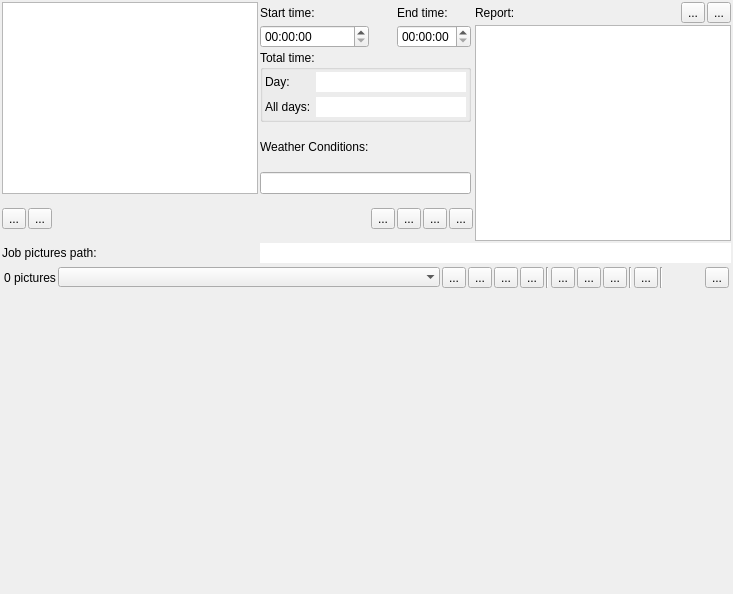
      <widget class="QWidget" name="tabDesign3">
       <attribute name="title">
        <string>Design3</string>
       </attribute>
       <layout class="QVBoxLayout" name="verticalLayout_27">
        <property name="spacing">
         <number>2</number>
        </property>
        <property name="leftMargin">
         <number>2</number>
        </property>
        <property name="topMargin">
         <number>2</number>
        </property>
        <property name="rightMargin">
         <number>2</number>
        </property>
        <property name="bottomMargin">
         <number>2</number>
        </property>
        <item>
         <widget class="QFrame" name="frmJobInfo_2">
          <property name="frameShape">
           <enum>QFrame::NoFrame</enum>
          </property>
          <property name="frameShadow">
           <enum>QFrame::Plain</enum>
          </property>
          <property name="lineWidth">
           <number>3</number>
          </property>
          <property name="midLineWidth">
           <number>0</number>
          </property>
          <layout class="QGridLayout" name="gLayoutJobExtraInfo" rowstretch="1,0,0,0,0,0,0,0,0,0" columnstretch="0,0,0,0,0,0,0,0,0">
           <property name="leftMargin">
            <number>0</number>
           </property>
           <property name="topMargin">
            <number>0</number>
           </property>
           <property name="rightMargin">
            <number>0</number>
           </property>
           <property name="bottomMargin">
            <number>0</number>
           </property>
           <property name="spacing">
            <number>2</number>
           </property>
           <item row="2" column="2" colspan="3">
            <widget class="QGroupBox" name="grpJobTotalTime">
             <property name="title">
              <string>Total time:</string>
             </property>
             <property name="flat">
              <bool>true</bool>
             </property>
             <layout class="QGridLayout" name="gridLayout_4" rowstretch="0,0,0" columnstretch="0,0">
              <property name="sizeConstraint">
               <enum>QLayout::SetNoConstraint</enum>
              </property>
              <property name="leftMargin">
               <number>2</number>
              </property>
              <property name="topMargin">
               <number>2</number>
              </property>
              <property name="rightMargin">
               <number>2</number>
              </property>
              <property name="bottomMargin">
               <number>2</number>
              </property>
              <property name="spacing">
               <number>5</number>
              </property>
              <item row="0" column="0">
               <widget class="QLabel" name="lblJobDayTime">
                <property name="text">
                 <string>Day:</string>
                </property>
               </widget>
              </item>
              <item row="2" column="0">
               <widget class="QLabel" name="lblJobAllDaysTime">
                <property name="text">
                 <string>All days:</string>
                </property>
               </widget>
              </item>
              <item row="2" column="1">
               <widget class="vmLineEdit" name="txtJobTotalAllDaysTime">
                <property name="sizePolicy">
                 <sizepolicy hsizetype="Expanding" vsizetype="Fixed">
                  <horstretch>0</horstretch>
                  <verstretch>0</verstretch>
                 </sizepolicy>
                </property>
                <property name="minimumSize">
                 <size>
                  <width>150</width>
                  <height>0</height>
                 </size>
                </property>
                <property name="frame">
                 <bool>false</bool>
                </property>
                <property name="readOnly">
                 <bool>true</bool>
                </property>
               </widget>
              </item>
              <item row="0" column="1">
               <widget class="vmLineEdit" name="txtJobTotalDayTime">
                <property name="sizePolicy">
                 <sizepolicy hsizetype="Expanding" vsizetype="Fixed">
                  <horstretch>0</horstretch>
                  <verstretch>0</verstretch>
                 </sizepolicy>
                </property>
                <property name="minimumSize">
                 <size>
                  <width>150</width>
                  <height>0</height>
                 </size>
                </property>
                <property name="frame">
                 <bool>false</bool>
                </property>
                <property name="readOnly">
                 <bool>false</bool>
                </property>
               </widget>
              </item>
             </layout>
            </widget>
           </item>
           <item row="0" column="6">
            <widget class="QLabel" name="lblJobReport">
             <property name="text">
              <string>Report:</string>
             </property>
            </widget>
           </item>
           <item row="7" column="1">
            <widget class="QLabel" name="lblJobPictures">
             <property name="text">
              <string>Job pictures path:</string>
             </property>
            </widget>
           </item>
           <item row="0" column="4">
            <widget class="QLabel" name="lblJobEndTime">
             <property name="maximumSize">
              <size>
               <width>16777215</width>
               <height>16777215</height>
              </size>
             </property>
             <property name="text">
              <string>End time:</string>
             </property>
            </widget>
           </item>
           <item row="1" column="4">
            <widget class="vmTimeEdit" name="timeJobEnd"/>
           </item>
           <item row="5" column="1" rowspan="2" colspan="5">
            <widget class="QFrame" name="frmJobReportControls">
             <property name="frameShape">
              <enum>QFrame::NoFrame</enum>
             </property>
             <property name="frameShadow">
              <enum>QFrame::Plain</enum>
             </property>
             <layout class="QHBoxLayout" name="horizontalLayout_13">
              <property name="spacing">
               <number>2</number>
              </property>
              <property name="leftMargin">
               <number>0</number>
              </property>
              <property name="topMargin">
               <number>2</number>
              </property>
              <property name="rightMargin">
               <number>0</number>
              </property>
              <property name="bottomMargin">
               <number>2</number>
              </property>
              <item>
               <widget class="QToolButton" name="btnJobPrevDay">
                <property name="toolTip">
                 <string>Select previous day, if available</string>
                </property>
                <property name="text">
                 <string>...</string>
                </property>
                <property name="icon">
                 <iconset theme="go-previous">
                  <normaloff>.</normaloff>.</iconset>
                </property>
               </widget>
              </item>
              <item>
               <widget class="QToolButton" name="btnJobNextDay">
                <property name="toolTip">
                 <string>Select nect day, if available</string>
                </property>
                <property name="text">
                 <string>...</string>
                </property>
                <property name="icon">
                 <iconset theme="go-next">
                  <normaloff>.</normaloff>.</iconset>
                </property>
               </widget>
              </item>
              <item>
               <widget class="vmDateEdit" name="dteJobAddDate" native="true">
                <property name="sizePolicy">
                 <sizepolicy hsizetype="MinimumExpanding" vsizetype="Preferred">
                  <horstretch>0</horstretch>
                  <verstretch>0</verstretch>
                 </sizepolicy>
                </property>
               </widget>
              </item>
              <item>
               <widget class="QToolButton" name="btnJobAddDay">
                <property name="maximumSize">
                 <size>
                  <width>16777215</width>
                  <height>16777215</height>
                 </size>
                </property>
                <property name="toolTip">
                 <string>Add another day to job. Set the desired date in the calendar beside this button</string>
                </property>
                <property name="text">
                 <string>...</string>
                </property>
                <property name="icon">
                 <iconset resource="resources.qrc">
                  <normaloff>:/resources/browse-controls/add.png</normaloff>:/resources/browse-controls/add.png</iconset>
                </property>
               </widget>
              </item>
              <item>
               <widget class="QToolButton" name="btnJobEditDay">
                <property name="maximumSize">
                 <size>
                  <width>16777215</width>
                  <height>16777215</height>
                 </size>
                </property>
                <property name="toolTip">
                 <string>Change the current date for the selected day entry in the list. The date must not be in use by another day entry.</string>
                </property>
                <property name="text">
                 <string>...</string>
                </property>
                <property name="icon">
                 <iconset resource="resources.qrc">
                  <normaloff>:/resources/browse-controls/edit.png</normaloff>:/resources/browse-controls/edit.png</iconset>
                </property>
               </widget>
              </item>
              <item>
               <widget class="QToolButton" name="btnJobDelDay">
                <property name="toolTip">
                 <string>Remove the selected date from the list. While the change is not saved it is possible to undo this operation. Select the strikedthrough item from the list and press the button just next to this one.</string>
                </property>
                <property name="text">
                 <string>...</string>
                </property>
                <property name="icon">
                 <iconset resource="resources.qrc">
                  <normaloff>:/resources/browse-controls/remove.png</normaloff>:/resources/browse-controls/remove.png</iconset>
                </property>
               </widget>
              </item>
              <item>
               <widget class="QToolButton" name="btnJobCancelDelDay">
                <property name="toolTip">
                 <string>Deselect the strikedthrough item from the days list, canceling its removal. Only before saving the changes.</string>
                </property>
                <property name="text">
                 <string>...</string>
                </property>
                <property name="icon">
                 <iconset resource="resources.qrc">
                  <normaloff>:/resources/cancel_remove.png</normaloff>:/resources/cancel_remove.png</iconset>
                </property>
               </widget>
              </item>
             </layout>
            </widget>
           </item>
           <item row="1" column="6" rowspan="6" colspan="3">
            <widget class="textEditWithCompleter" name="txtJobReport">
             <property name="sizePolicy">
              <sizepolicy hsizetype="Expanding" vsizetype="Expanding">
               <horstretch>1</horstretch>
               <verstretch>0</verstretch>
              </sizepolicy>
             </property>
            </widget>
           </item>
           <item row="1" column="2">
            <widget class="vmTimeEdit" name="timeJobStart"/>
           </item>
           <item row="0" column="8">
            <widget class="QToolButton" name="btnJobSeparateReportWindow">
             <property name="toolTip">
              <string>View report in a separate window</string>
             </property>
             <property name="text">
              <string>...</string>
             </property>
             <property name="icon">
              <iconset theme="window-new">
               <normaloff>.</normaloff>.</iconset>
             </property>
             <property name="checkable">
              <bool>true</bool>
             </property>
            </widget>
           </item>
           <item row="8" column="1" colspan="8">
            <widget class="QFrame" name="frmJobPicturesControls">
             <property name="frameShape">
              <enum>QFrame::NoFrame</enum>
             </property>
             <property name="frameShadow">
              <enum>QFrame::Plain</enum>
             </property>
             <property name="lineWidth">
              <number>3</number>
             </property>
             <layout class="QHBoxLayout" name="horizontalLayout_23" stretch="0,2,0,0,0,0,0,0,0,0,0,0,0,0,0">
              <property name="spacing">
               <number>2</number>
              </property>
              <property name="leftMargin">
               <number>2</number>
              </property>
              <property name="topMargin">
               <number>2</number>
              </property>
              <property name="rightMargin">
               <number>2</number>
              </property>
              <property name="bottomMargin">
               <number>2</number>
              </property>
              <item>
               <widget class="QLabel" name="lblJobPicturesCount">
                <property name="frameShape">
                 <enum>QFrame::NoFrame</enum>
                </property>
                <property name="frameShadow">
                 <enum>QFrame::Plain</enum>
                </property>
                <property name="text">
                 <string>0 pictures</string>
                </property>
               </widget>
              </item>
              <item>
               <widget class="vmComboBox" name="cboJobPictures">
                <property name="minimumSize">
                 <size>
                  <width>200</width>
                  <height>0</height>
                 </size>
                </property>
                <property name="maxVisibleItems">
                 <number>10</number>
                </property>
                <property name="frame">
                 <bool>false</bool>
                </property>
               </widget>
              </item>
              <item>
               <widget class="QToolButton" name="btnJobPrevPicture">
                <property name="text">
                 <string>...</string>
                </property>
                <property name="icon">
                 <iconset theme="go-previous">
                  <normaloff>.</normaloff>.</iconset>
                </property>
               </widget>
              </item>
              <item>
               <widget class="QToolButton" name="btnJobNextPicture">
                <property name="text">
                 <string>...</string>
                </property>
                <property name="icon">
                 <iconset theme="go-next">
                  <normaloff>.</normaloff>.</iconset>
                </property>
               </widget>
              </item>
              <item>
               <widget class="QToolButton" name="btnJobReloadPictures">
                <property name="text">
                 <string>...</string>
                </property>
                <property name="icon">
                 <iconset theme="view-refresh">
                  <normaloff>.</normaloff>.</iconset>
                </property>
               </widget>
              </item>
              <item>
               <widget class="QToolButton" name="btnJobRenamePicture">
                <property name="toolTip">
                 <string>Rename current picture</string>
                </property>
                <property name="text">
                 <string>...</string>
                </property>
                <property name="icon">
                 <iconset resource="resources.qrc">
                  <normaloff>:/resources/edit-rename.png</normaloff>:/resources/edit-rename.png</iconset>
                </property>
                <property name="checkable">
                 <bool>true</bool>
                </property>
               </widget>
              </item>
              <item>
               <widget class="Line" name="line_19">
                <property name="orientation">
                 <enum>Qt::Vertical</enum>
                </property>
               </widget>
              </item>
              <item>
               <widget class="QToolButton" name="btnJobOpenPictureEditor">
                <property name="text">
                 <string>...</string>
                </property>
                <property name="icon">
                 <iconset theme="gimp">
                  <normaloff>.</normaloff>.</iconset>
                </property>
               </widget>
              </item>
              <item>
               <widget class="QToolButton" name="btnJobOpenPictureFolder">
                <property name="text">
                 <string>...</string>
                </property>
                <property name="icon">
                 <iconset theme="system-file-manager">
                  <normaloff>.</normaloff>.</iconset>
                </property>
               </widget>
              </item>
              <item>
               <widget class="QToolButton" name="btnJobOpenPictureViewer">
                <property name="text">
                 <string>...</string>
                </property>
                <property name="icon">
                 <iconset theme="gwenview">
                  <normaloff>.</normaloff>.</iconset>
                </property>
               </widget>
              </item>
              <item>
               <widget class="Line" name="line_21">
                <property name="orientation">
                 <enum>Qt::Vertical</enum>
                </property>
               </widget>
              </item>
              <item>
               <widget class="QToolButton" name="btnJobClientsYearPictures">
                <property name="text">
                 <string>...</string>
                </property>
                <property name="icon">
                 <iconset resource="resources.qrc">
                  <normaloff>:/resources/clients-year-pictures.png</normaloff>:/resources/clients-year-pictures.png</iconset>
                </property>
               </widget>
              </item>
              <item>
               <widget class="Line" name="line_18">
                <property name="orientation">
                 <enum>Qt::Vertical</enum>
                </property>
               </widget>
              </item>
              <item>
               <spacer name="horizontalSpacer">
                <property name="orientation">
                 <enum>Qt::Horizontal</enum>
                </property>
                <property name="sizeHint" stdset="0">
                 <size>
                  <width>40</width>
                  <height>20</height>
                 </size>
                </property>
               </spacer>
              </item>
              <item>
               <widget class="QToolButton" name="btnJobSeparatePicture">
                <property name="toolTip">
                 <string>View pictures in a separate window</string>
                </property>
                <property name="text">
                 <string>...</string>
                </property>
                <property name="icon">
                 <iconset theme="window-new">
                  <normaloff>.</normaloff>.</iconset>
                </property>
                <property name="checkable">
                 <bool>true</bool>
                </property>
               </widget>
              </item>
             </layout>
            </widget>
           </item>
           <item row="9" column="1" colspan="8">
            <layout class="QHBoxLayout" name="hLayoutImgViewer" stretch="1,2,1">
             <property name="spacing">
              <number>0</number>
             </property>
             <item>
              <spacer name="horizontalSpacer_5">
               <property name="orientation">
                <enum>Qt::Horizontal</enum>
               </property>
               <property name="sizeHint" stdset="0">
                <size>
                 <width>40</width>
                 <height>20</height>
                </size>
               </property>
              </spacer>
             </item>
             <item>
              <widget class="DB_Image" name="jobImageViewer">
               <property name="minimumSize">
                <size>
                 <width>300</width>
                 <height>300</height>
                </size>
               </property>
               <property name="frameShape">
                <enum>QFrame::NoFrame</enum>
               </property>
               <property name="frameShadow">
                <enum>QFrame::Plain</enum>
               </property>
               <property name="lineWidth">
                <number>2</number>
               </property>
              </widget>
             </item>
             <item>
              <spacer name="horizontalSpacer_4">
               <property name="orientation">
                <enum>Qt::Horizontal</enum>
               </property>
               <property name="sizeHint" stdset="0">
                <size>
                 <width>40</width>
                 <height>20</height>
                </size>
               </property>
              </spacer>
             </item>
            </layout>
           </item>
           <item row="0" column="2">
            <widget class="QLabel" name="lblJobStartTime">
             <property name="maximumSize">
              <size>
               <width>16777215</width>
               <height>16777215</height>
              </size>
             </property>
             <property name="text">
              <string>Start time:</string>
             </property>
            </widget>
           </item>
           <item row="4" column="2" colspan="3">
            <widget class="vmLineEdit" name="txtJobWheather"/>
           </item>
           <item row="3" column="2">
            <widget class="QLabel" name="lblWeatherConditions">
             <property name="maximumSize">
              <size>
               <width>16777215</width>
               <height>16777215</height>
              </size>
             </property>
             <property name="text">
              <string>Weather Conditions:</string>
             </property>
            </widget>
           </item>
           <item row="7" column="2" colspan="7">
            <widget class="vmLineEdit" name="txtJobPicturesPath">
             <property name="frame">
              <bool>false</bool>
             </property>
            </widget>
           </item>
           <item row="0" column="7">
            <widget class="QToolButton" name="btnJobMachines">
             <property name="toolTip">
              <string>Machines use</string>
             </property>
             <property name="text">
              <string>...</string>
             </property>
             <property name="icon">
              <iconset resource="resources.qrc">
               <normaloff>:/resources/job_machines.png</normaloff>:/resources/job_machines.png</iconset>
             </property>
            </widget>
           </item>
           <item row="0" column="1" rowspan="5">
            <widget class="vmListWidget" name="lstJobDayReport">
             <property name="minimumSize">
              <size>
               <width>0</width>
               <height>0</height>
              </size>
             </property>
            </widget>
           </item>
          </layout>
         </widget>
        </item>
       </layout>
      </widget>
